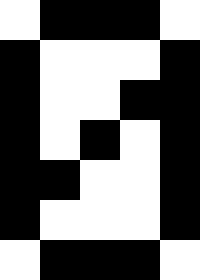
#> input picture core/assets/0.png, 40 x 56 px (shown 5 times larger); its folder holds 4 pictures in this run
$ python RecolorNumbers.py
#> lines starting #> are read from the running program, lines starting #| are printed output that depends on the picture; after the words box and inside, x2 and y2 are one past the last pixel; in counts of white or black regions, pixels touching at a corner belong together
import numpy as np
from PIL import Image

for i in range(0,10):
        filename = str(i) + '.png'
        im = Image.open(filename)
#> im is the input picture: PIL image 40x56 RGBA; mean R, G, B, A 116.6, 116.6, 116.6, 138.4
        data = np.array(im)

        r1, g1, b1 = 0, 0, 0 # Original value - leave as black unless you're changing the filename above
        r2, g2, b2 = 150, 20, 20 # Value that we want to replace it with

        red, green, blue = data[:,:,0], data[:,:,1], data[:,:,2]
#> red: shape (56, 40); 45.7% white; 1 white region, box (x1, y1, x2, y2) and area: (0, 0, 40, 56) 1024
        mask = (red == r1) & (green == g1) & (blue == b1)
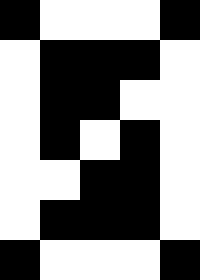
#> mask: shape (56, 40) bool (shown 5 times larger); 54.3% white; 1 black region, box (x1, y1, x2, y2) and area: (0, 0, 40, 56) 1024
        data[:,:,:3][mask] = [r2, g2, b2]
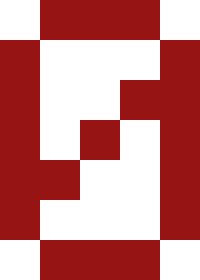
#> data: shape (56, 40, 4) (shown 5 times larger); mean R, G, B, A 198, 127.4, 127.4, 138.4; transparent parts drawn white

        im = Image.fromarray(data)
        im.save('deepRed' + filename) # Change the string in this line to the replacement color
#> pass 2 of the loop `for i in range(0,10):`:
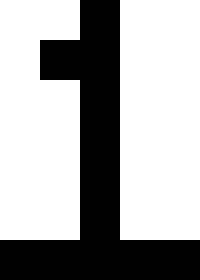
#> input picture core/assets/1.png, 40 x 56 px (shown 5 times larger)
#> im is the input picture: PIL image 40x56 RGBA; mean R, G, B, A 167.6, 167.6, 167.6, 87.4
#> red: shape (56, 40); 65.7% white; 1 black region, box (x1, y1, x2, y2) and area: (0, 0, 40, 56) 768
#> `mask = (red == r1) & (green == g1) & (blue == b1)`:
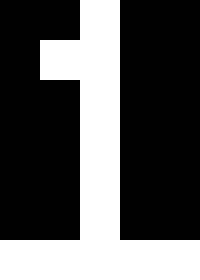
#> mask: shape (56, 40) bool (shown 5 times larger); 34.3% white; 1 white region, box (x1, y1, x2, y2) and area: (0, 0, 40, 56) 768
#> `data[:,:,:3][mask] = [r2, g2, b2]`:
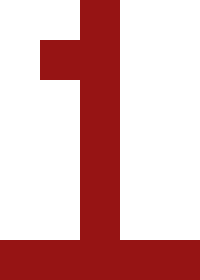
#> data: shape (56, 40, 4) (shown 5 times larger); mean R, G, B, A 219, 174.4, 174.4, 87.4; transparent parts drawn white
#> pass 3 of the loop `for i in range(0,10):`:
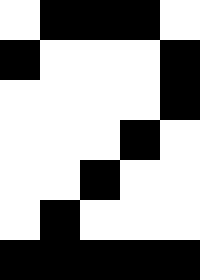
#> input picture core/assets/2.png, 40 x 56 px (shown 5 times larger)
#> im is the input picture: PIL image 40x56 RGBA; mean R, G, B, A 153, 153, 153, 102
#> red: shape (56, 40); 60% white; 1 black region, box (x1, y1, x2, y2) and area: (0, 0, 40, 56) 896
#> `mask = (red == r1) & (green == g1) & (blue == b1)`:
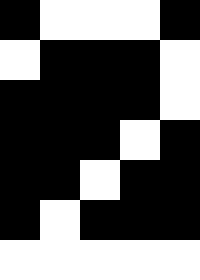
#> mask: shape (56, 40) bool (shown 5 times larger); 40% white; 1 white region, box (x1, y1, x2, y2) and area: (0, 0, 40, 56) 896
#> `data[:,:,:3][mask] = [r2, g2, b2]`:
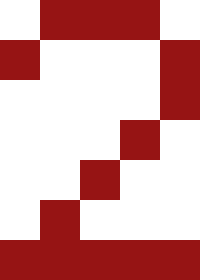
#> data: shape (56, 40, 4) (shown 5 times larger); mean R, G, B, A 213, 161, 161, 102; transparent parts drawn white
#> (the run stopped early here; a loop or call above may not have finished)
